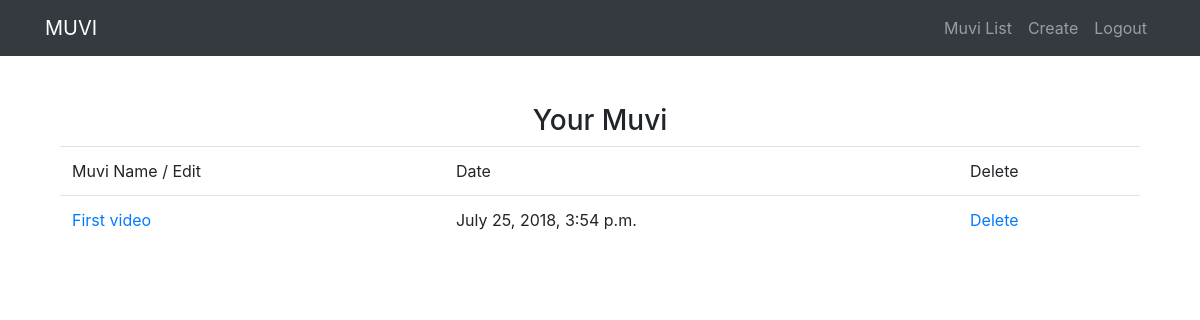
The page /muvi/ (signed in) on the database as committed earlier.
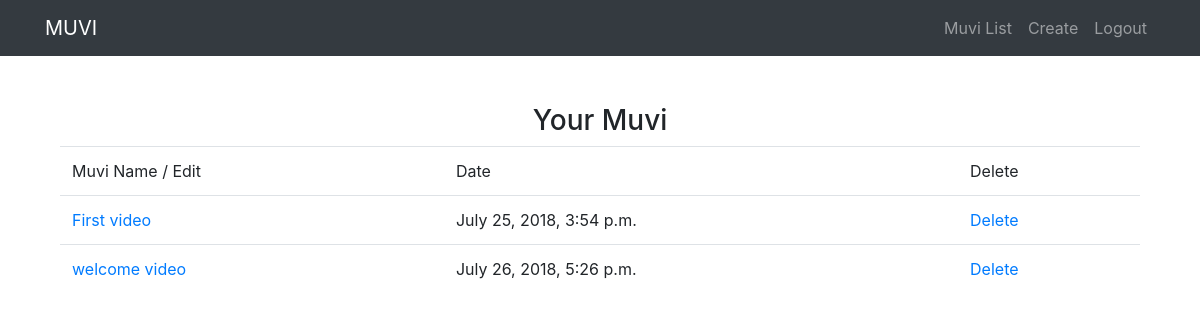
The same page on the database as committed later.
### content/models.py (models this page shows, shortened)
class Content(models.Model):
    owner = models.ForeignKey(User,on_delete=models.CASCADE)
    name=models.CharField(max_length=120)
    releaseDate= models.DateTimeField(auto_now=False, auto_now_add=False)
    genre= models.CharField(max_length=120,null=True,blank=True)
    description=models.TextField(null=True,blank=True)
    category= models.CharField(max_length=500,null=True,blank=True)
    geoRights=models.CharField(max_length=500,null=True,blank=True)
    price=models.DecimalField(decimal_places=3,max_digits=50,null=True,blank=True)
    currency=models.CharField(max_length=100,null=True,blank=True)
    slug=models.SlugField(null=True,blank=True)

### content/views.py (the view)
# urls.py: path('muvi/', ContentListView.as_view(),name='all-muvi'),
class ContentListView(LoginRequiredMixin,ListView):
    login_url = '/login/'
    def get_queryset(self):
        return Content.objects.filter(owner=self.request.user)

### content/templates/content/content_list.html (shortened to what this page needs)
{% extends "base.html" %}
{% block content %}
<h1>My Muvi </h1>
<div class="row">
    <div class="col-lg-12 text-center">
        <h3 class="mt-5">Your Muvi</h3>
    </div>
</div>
<div class="container">
        <table class="table">
            <thead>
            <tr>
                <td>Muvi Name / Edit </td>
                <td>Date</td>
                <td>Delete</td>
            </tr>
            </thead>
            <tbody>
                {% for obj in object_list %}
                <tr>
                <td><a href="{% url "muvi-details" slug=obj.slug %}">{{obj.name}}</a></td>
                <td>{{ obj.releaseDate }}</td>
                <td><a href="{% url "delete" slug=obj.slug %}" >Delete</a></td>
                </tr>
                {% endfor %}
            </tbody>
        </table>
</div>
{% endblock %}

Rows that differ between the two databases and show on the page:
added Content: name "welcome video", releaseDate "July 26, 2018, 5:26 p.m."
